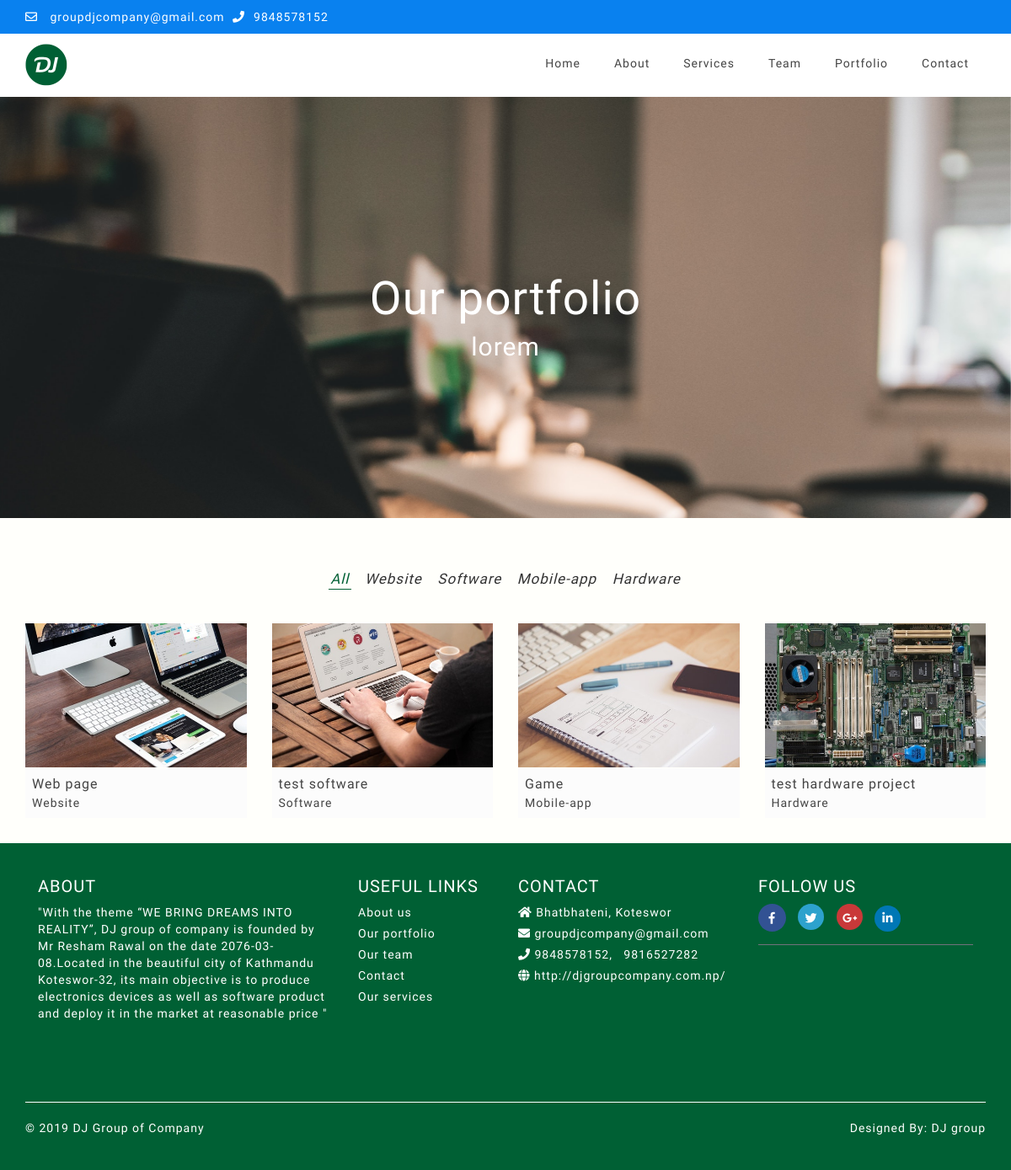
The page /portfolio/ on the database its author committed.
### djgroup/models.py (models this page shows, shortened)
class SiteSetting(models.Model):
    logo = models.ImageField(upload_to='sitesetting')
    number = models.IntegerField()
    number2 = models.IntegerField(null=True)
    email = models.EmailField()
    address = models.CharField(max_length=100)
    website = models.URLField()
    map_link = models.URLField()
    facebook_link = models.URLField(null=True)
    twitter_link = models.URLField(null=True)
    google_link = models.URLField(null=True)
    linkedin_link = models.URLField(null=True)
    created = models.DateTimeField(auto_now_add=True)
    updated = models.DateTimeField(auto_now=True)
    class Meta:
        verbose_name_plural = 'Site Setting'
    def image_tag(self):
        if self.logo:
            return mark_safe('<img src="%s" style="width: 80px; height:80px;" />' % self.logo.url)
        else:
            return 'No Image Found'
    image_tag.short_description = 'Logo'

class Banner(models.Model):
    index = models.ImageField(upload_to='banners')
    index_text = models.TextField(null=True)
    about = models.ImageField(upload_to='banners')
    about_text = models.TextField(null=True)
    services = models.ImageField(upload_to='banners')
    services_text = models.TextField(null=True)
    team = models.ImageField(upload_to='banners')
    team_text = models.TextField(null=True)
    portfolio = models.ImageField(upload_to='banners')
    portfolio_text = models.TextField(null=True)
    contact = models.ImageField(upload_to='banners')
    contact_text = models.TextField(null=True)
    created = models.DateTimeField(auto_now_add=True)
    updated = models.DateTimeField(auto_now=True)
    class Meta:
        verbose_name_plural = 'Banners'
    def index_tag(self):
        if self.index:
            return mark_safe('<img src="%s" style="width: 80px; height:80px;" />' % self.index.url)
        else:
            return 'No Image Found'
    index_tag.short_description = 'Index Banner'
    def about_tag(self):
        if self.about:
            return mark_safe('<img src="%s" style="width: 80px; height:80px;" />' % self.about.url)
        else:
            return 'No Image Found'
    about_tag.short_description = 'About Banner'
    def services_tag(self):
        if self.services:
            return mark_safe('<img src="%s" style="width: 80px; height:80px;" />' % self.services.url)
        else:
            return 'No Image Found'
    services_tag.short_description = 'Services Banner'
    def team_tag(self):
        if self.team:
            return mark_safe('<img src="%s" style="width: 80px; height:80px;" />' % self.team.url)
        else:
            return 'No Image Found'
    team_tag.short_description = 'Team Banner'
    def portfolio_tag(self):
        if self.portfolio:
            return mark_safe('<img src="%s" style="width: 80px; height:80px;" />' % self.portfolio.url)
        else:
            return 'No Image Found'
    portfolio_tag.short_description = 'Portfolio Banner'
    def contact_tag(self):
        if self.contact:
            return mark_safe('<img src="%s" style="width: 80px; height:80px;" />' % self.contact.url)
        else:
            return 'No Image Found'
    contact_tag.short_description = 'Contact Banner'

class Portfolio(models.Model):
    service_type = models.ForeignKey(ServiceType, on_delete=models.CASCADE)
    title = models.CharField(max_length=100)
    description = HTMLField(null=True)
    image = models.ImageField(upload_to='portfolio')
    created = models.DateTimeField(auto_now_add=True)
    updated = models.DateTimeField(auto_now=True)
    class Meta:
        verbose_name_plural = 'Portfolio of our work'
    def image_tag(self):
        if self.image:
            return mark_safe('<img src="%s" style="width: 80px; height:80px;" />' % self.image.url)
        else:
            return 'No Image Found'
    image_tag.short_description = 'Image'

class ServiceType(models.Model):
    name = models.CharField(max_length=100)
    description = models.TextField()
    icon = models.CharField(max_length=100, default='fa fa-bars')
    created = models.DateTimeField(auto_now_add=True)
    updated = models.DateTimeField(auto_now=True)
    class Meta:
        verbose_name_plural = 'Types of services'

class AboutUs(models.Model):
    description = models.TextField()
    mission = models.TextField()
    vision = models.TextField()
    strategy = models.TextField()
    goal = models.TextField()
    who_we_are = models.TextField()
    why_choose_us = models.TextField()
    how_we_work = models.ImageField(upload_to='about', default=None)
    best_for = models.TextField()
    bg_image = models.ImageField(upload_to='about', default=None)
    created = models.DateTimeField(auto_now_add=True)
    updated = models.DateTimeField(auto_now=True)
    class Meta:
        verbose_name_plural = 'About Us'

### djgroup/views.py (the view)
# urls.py: path('portfolio/', views.portfolio, name='portfolio'),
def portfolio(request):
    portfolio = Portfolio.objects.all().order_by('-created')
    context = {'portfolios': portfolio}
    return render(request, 'djgroup/portfolio.html', context)

### templates/djgroup/portfolio.html (shortened to what this page needs)
{% extends 'djgroup/index.html' %}
{% load static %}
{% block content %}
{% for banner in banners %}
<section class="portfolio-banner" style="background-image: url('/media/{{ banner.portfolio }}');">
    <div class="container">
        <div class="col-md-6 col-md-offset-3">
            <h1>Our portfolio</h1>
            <h4>{{ banner.portfolio_text }}</h4>
        </div>
    </div>
</section>
{% endfor %}
<section class="portfolio">
    <div class="container content">
        <div class="sorting-block">
            <div class="content-xs">
                <ul class="sorting-nav sorting-nav-v1 text-center">
                    <li class="filter" data-filter="all">All</li>
                    {% for portfolio in portfolios %}
                    <li class="filter" data-filter="{{ portfolio.service_type.name }}">{{ portfolio.service_type.name }}
                    </li>
                    {% endfor %}
                </ul>
            </div>
            <ul class="row sorting-grid">
                {% for portfolio in portfolios %}
                <li class="col-md-3 col-sm-6 col-xs-12 mix {{ portfolio.service_type.name }}">
                    <a href="{% url 'djgroup:portfolio-detail' portfolio.id %}">
                        <img class="img-responsive" src="/media/{{ portfolio.image }}" alt="">
                        <span class="sorting-cover">
                            <span>{{ portfolio.title }}</span>
                            <p>{{ portfolio.service_type.name }}</p>
                        </span>
                    </a>
                </li>
                {% endfor %}
            </ul>
        </div>
    </div>
</section>
{% endblock %}

### templates/djgroup/index.html (shortened to what this page needs)
{% load static %}
<!DOCTYPE html>
<html>
<head>
	<link rel="stylesheet" href="https://use.fontawesome.com/releases/v5.3.1/css/all.css"
>
	<link rel="stylesheet" type="text/css" href="{% static 'css/bootstrap.min.css' %}">
	<link rel="stylesheet" type="text/css" href="{% static 'css/style.css' %}">
	<link rel="stylesheet" type="text/css" href="{% static 'css/animate.css' %}">
	<link rel="stylesheet" type="text/css" href="{% static 'css/cubeportfolio.min.css' %}">
	<link rel="stylesheet" type="text/css" href="{% static 'css/style1.css' %}">
	<link rel="stylesheet" type="text/css" href="{% static 'css/about.css' %}">
	<link rel="stylesheet" type="text/css" href="{% static 'css/team.css' %}">
	<link rel="stylesheet" type="text/css" href="{% static 'css/service.css' %}">
	<link rel="stylesheet" type="text/css" href="{% static 'css/portfolio.css' %}">
	<link rel="stylesheet" type="text/css" href="{% static 'css/detail.css' %}">
	<link rel="stylesheet" type="text/css" href="{% static 'css/responsive.css' %}">
	<link rel="stylesheet" type="text/css" href="{% static 'css/contact.css' %}">
</head>
<body>
	<header>
		<div class="header-top">
			<div class="container">
				<div class="row">
					<div class="ht-left">
						<div class="col-lg-6 col-md-6 col-sm-12 col-xs-12">
							<ul class="pull-left top-contact">
								{% for setting in settings %}
								<li><i class="far fa-envelope"></i><a href="mailto:{{ setting.email }}">
										{{ setting.email }}</a></li>
								<li><i class="fas fa-phone"></i>{{ setting.number }}</li>
							</ul>
							{% endfor %}
						</div>
					</div>
					<div class="col-lg-6 col-md-6 col-sm-6 col-xs-12">
					</div>
				</div>
			</div>
		</div>
		<div class="header-bottom">
			<div class="container">
				{% for setting in settings %}
				<div class="logo"><a href="{% url 'djgroup:index' %}"><img src="/media/{{ setting.logo }}"></a></div>
				{% endfor %}
				<nav>
					<ul>
						<li><a href="{% url 'djgroup:index' %}">Home</a></li>
						<li><a href="{% url 'djgroup:about' %}">About</a></li>
						<li class="sub-menu"><a href="{% url 'djgroup:service' %}">Services</a>
						</li>
						<li><a href="{% url 'djgroup:team' %}">Team</a></li>
						<li><a href="{% url 'djgroup:portfolio' %}">Portfolio</a>
						</li>
						<li><a href="{% url 'djgroup:contact' %}">Contact</a></li>
					</ul>
				</nav>
			</div>
		</div>
	</header>
	{% block content %}{% endblock %}
	<footer>
		<div class="footer-upper">
			<div class="container">
				<div class="footer-part">
					<div class="col-lg-4 col-md-4 col-sm-6 col-xs-12 footer-div">
						<div class="footer-block information">
							<h4 class="title">About</h4>
							{% for about in abouts %}
							<p>{{ about.description }}</p>
							{% endfor %}
						</div>
					</div>
					<div class="col-lg-2 col-md-2 col-sm-6 col-xs-12 footer-div">
						<div class="footer-block information">
							<h4 class="title">Useful links</h4>
							<ul class="list">
								<li class="ft-item"><a href="{% url 'djgroup:about' %}">About us</a></li>
								<li class="ft-item"><a href="{% url 'djgroup:portfolio' %}">Our portfolio</a></li>
								<li class="ft-item"><a href="{% url 'djgroup:team' %}">Our team</a></li>
								<li class="ft-item"><a href="{% url 'djgroup:contact' %}">Contact</a></li>
								<li class="ft-item"><a href="{% url 'djgroup:service' %}">Our services</a></li>
							</ul>
						</div>
					</div>
					<div class="col-lg-3 col-md-3 col-sm-6 col-xs-12 footer-div">
						<div class="footer-block information">
							<h4 class="title">Contact</h4>
							<ul class="list">
								{% for setting in settings %}
								<li class="ft-item"><i class="fa fa-home" aria-hidden="true"></i>
									{{setting.address}}
								</li>
								<li class="ft-item"><i class="fa fa-envelope" aria-hidden="true"></i>
									<a href="mailto:{{ setting.email }}">
										{{ setting.email }}</a>
								</li>
								<li class="ft-item"><i class="fa fa-phone" aria-hidden="true"></i>
									{{setting.number}},
									&nbsp; {{ setting.number2 }}
								</li>
								<li class="ft-item"><i class="fa fa-globe" aria-hidden="true"></i><a href="">
										{{ setting.website }}</a></li>
							</ul>
							{% endfor %}
						</div>
					</div>
					<div class="col-lg-3 col-md-3 col-sm-6 col-xs-12 footer-div">
						<div class="footer-term">
							<h4 class="title">Follow us</h4>
							<ul class="networks">
								{% for setting in settings %}
								<li><a href="{{ setting.facebook_link }}"><i class="fab fa-facebook-f"></i></a></li>
								<li><a href="{{ setting.twitter_link }}"><i class="fab fa-twitter"></i></a></li>
								<li><a href="{{ setting.google_link }}"><i class="fab fa-google-plus-g"></i></a></li>
								<li><a href="{{ setting.linkedin_link }}"><i class="fab fa-linkedin-in"></i></a></li>
								{% endfor %}
							</ul>
						</div>
					</div>
				</div>
				<div class="footer-bottom">
					<div class="row">
						<div class="col-lg-6 col-md-6 col-sm-6 col-xs-12">
							<div class="ft-left">
								<p>© 2019 DJ Group of Company</p>
							</div>
						</div>
						<div class="col-lg-6 col-md-6 col-sm-6 col-xs-12">
							<div class="ft-right">
								{% for setting in settings %}
								<p>Designed By: <a href="{{ setting.website }}">DJ group</a></p>
								{% endfor %}
							</div>
						</div>
					</div>
				</div>
			</div>
		</div>
	</footer>
</body>
</html>

### rows shown on the page
SiteSetting: email "groupdjcompany@gmail.com", number "9848578152", logo (picture), address "Bhatbhateni, Koteswor", number2 "9816527282", website "http://djgroupcompany.com.np/"
Banner: portfolio (picture), portfolio_text "lorem"
Portfolio: service_type.name "Website", image (picture), title "Web page"
Portfolio: service_type.name "Software", image (picture), title "test software"
Portfolio: service_type.name "Mobile-app", image (picture), title "Game"
Portfolio: service_type.name "Hardware", image (picture), title "test hardware project"
AboutUs: description "\"With the theme “WE BRING DREAMS INTO REALITY”, DJ group of company is founded by Mr Resham Rawal on the date 2076-03-08.Located in the beautiful city of Kathmandu Koteswor-32, its main objective is to produce electronics devices as well as software product and deploy it in the market at reasonable price \""
